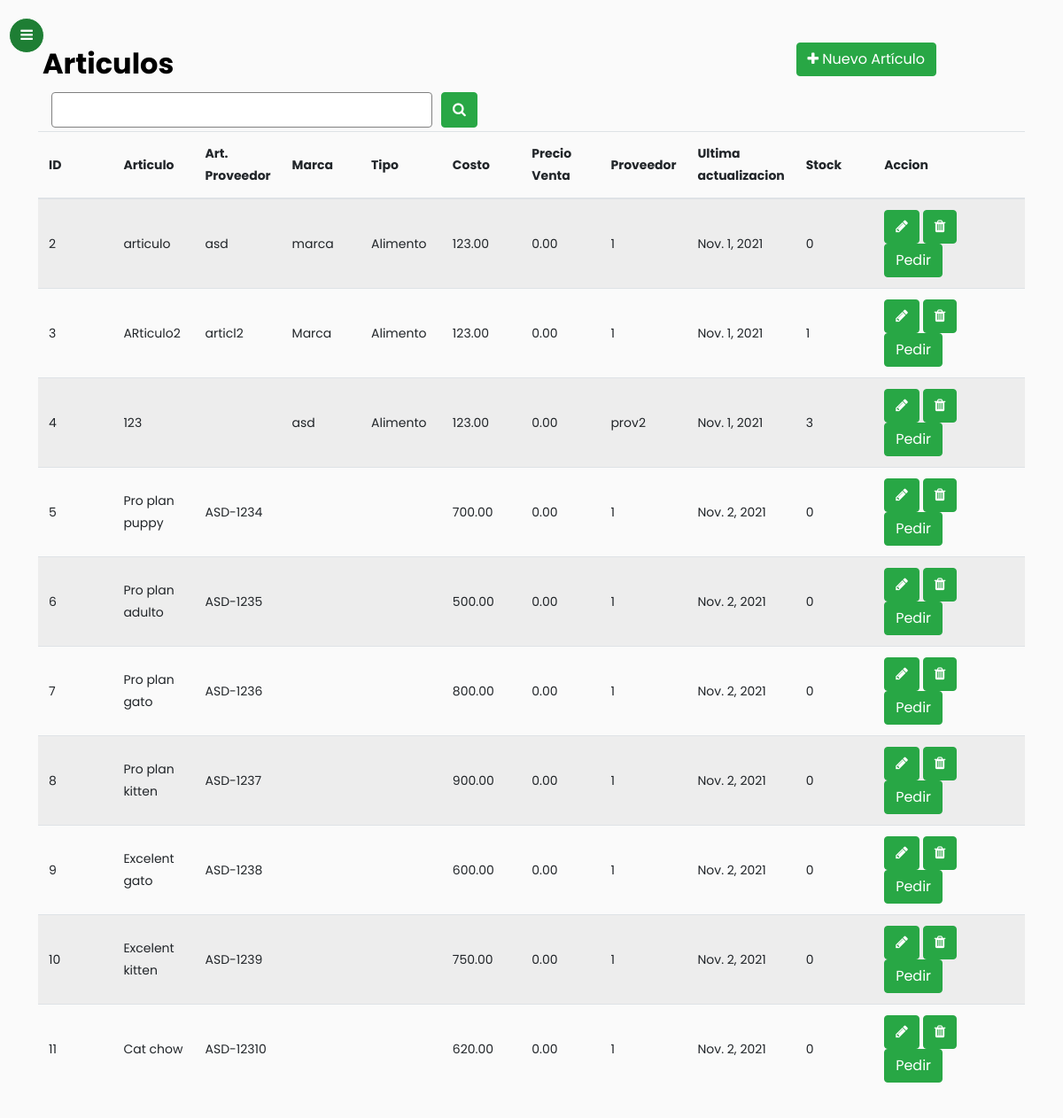
The app's page /almacenes/ (signed in), older data.
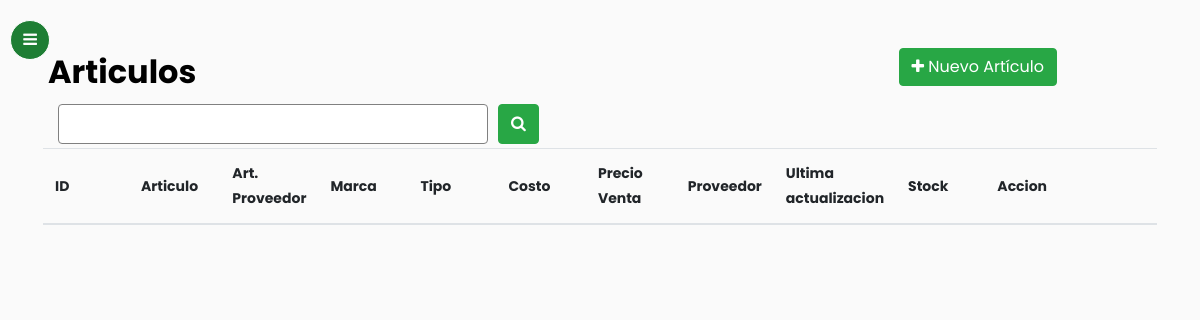
The same page, newer data.
### gestionStock/models.py (models this page shows)
class Articulos(models.Model):
    descripcion = models.TextField(max_length = 30)
    stock = models.IntegerField(default = 0)
    marca = models.TextField(max_length = 30, null= True, blank = True, default = "")
    tipo = models.TextField(max_length = 30,  choices = TIPO_CHOICES, blank= True, default = "")
    articulo_proveedor = models.TextField(max_length = 30, blank = True, default = "", null = True)
    proveedor = models.ForeignKey(Proveedores, on_delete = models.CASCADE)
    precio_costo = models.DecimalField(max_digits=14, decimal_places=2, default = 0)
    precio_vta = models.DecimalField(max_digits=14, decimal_places=2, default = 0)
    fecha_actualizacion = models.DateField(default=timezone.now)
    class Meta:
        verbose_name_plural = "Articulos"

class Proveedores(models.Model):
    razon_social = models.TextField(max_length = 30)
    cuit = models.TextField(max_length = 30)
    direccion = models.TextField(max_length = 30, blank = True, default = "")
    telefono = models.TextField(max_length = 30, blank = True, default = "")
    email = models.EmailField(blank = True, default = "")
    localidad = models.ForeignKey(Localidades, on_delete = models.CASCADE, null= True)
    class Meta:
        verbose_name_plural = "Proveedores"
    def __str__(self):
        return self.razon_social

### gestionStock/views.py (the view)
# urls.py: path('almacenes/',login_required(views.ArticulosList.as_view()), name="articulo_list"),
class ArticulosList(ListView):
    model = Articulos
    queryset = model.objects.all()
    context_object_name = "articulos"
    template_name = "almacen.html"
    paginate_by = 20
    def get_queryset(self): # new
        query = self.request.GET.get('buscar')
        print(query)
        if query:
            object_list = Articulos.objects.filter(
                Q(descripcion__icontains  = query) | Q(proveedor__razon_social__icontains=query))
        else:
            object_list = Articulos.objects.all()
        return object_list

### gestionStock/templates/almacen.html (shortened to what this page needs)
{% extends "base.html" %}
{% load static %}
{% block content %}
<div class="container-lg">
            <div class="table-title">
                <div class="row">
                    <div class="col-sm-9"><h2><b>Articulos</b></h2></div>
                    <div class="col-sm-3">
                       <a href="{% url 'articulo_create' %}"><button type="button" class="btn btn-success add-new"><i class="fa fa-plus"></i> Nuevo Artículo</button></a>
                    </div>
                </div>
            </div>
            <form method="GET">
                <div class="input-group">
                    <div class="form-row col-md-5">
                      <input id="search-focus col-sm-9" type="search" id="form" class="form-control" name="buscar"/>
                    </div>
                    <button type="submit" class="btn btn-success">
                      <i class="fa fa-search"></i>
                    </button>
                  </div>
            </form>
            <div class="form-row">
            <table class="table table-striped mt-1">
                <thead>
                    <tr>
                        <th class="align-middle col-sm-1">ID</th>
                        <th class="align-middle col-sm-1">Articulo</th>
                        <th class="align-middle col-sm-1">Art. Proveedor</th>
                        <th class="align-middle col-sm-1">Marca</th>
                        <th class="align-middle col-sm-1">Tipo</th>
                        <th class="align-middle col-sm-1">Costo</th>
                        <th class="align-middle col-sm-1">Precio Venta</th>
                        <th class="align-middle col-sm-1">Proveedor</th>
                        <th class="align-middle col-sm-1">Ultima actualizacion</th>
                        <th class="align-middle col-sm-1">Stock</th>
                        <th class="align-middle col-sm-2">Accion</th>
                    </tr>
                </thead>
                <tbody>
                    {% for articulo in articulos %}
                    <tr>
                        <td class="align-middle col-sm-1">{{articulo.id}}</td>
                        <td class="align-middle col-sm-1">{{articulo.descripcion}}</td>
                        <td class="align-middle col-sm-1">{{articulo.articulo_proveedor}}</td>
                        <td class="align-middle col-sm-1">{{articulo.marca}}</td>
                        <td class="align-middle col-sm-1">{{articulo.tipo}}</td>
                        <td class="align-middle col-sm-1">{{articulo.precio_costo}}</td>
                        <td class="align-middle col-sm-1">{{articulo.precio_vta}}</td>
                        <td class="align-middle col-sm-1">{{articulo.proveedor}}</td>
                        <td class="align-middle col-sm-1">{{articulo.fecha_actualizacion}}</td>
                        <td class="align-middle col-sm-1">{{articulo.stock}}</td>
                        <td class="align-middle col-sm-2">
                            <a href="{% url 'articulo_update' articulo.id %}"><button type="button" class="btn btn-success add-new btn-xs"><i class="fa fa-pencil fa-xs" aria-hidden="true"></i></button></a>
                            <a href="{% url 'articulo_delete' articulo.id %}"><button type="button" class="btn btn-success add-new btn-xs"><i class="fa fa-trash fa-xs" aria-hidden="true"></i></button></a>
                            <a href="{% url 'ordenCompraAdd' articulo.id %}"><button type="button" class="btn btn-success add-new btn-xs"> Pedir </button></a>
                        </td>
                    </tr>
                    {% endfor %}
                </tbody>
            </table>
</div>
{% endblock %}

Row changes from the older to the newer data that the page shows:
removed Articulos: id "2", descripcion "articulo", articulo_proveedor "asd", marca "marca", tipo "Alimento", precio_costo "123.00", precio_vta "0.00", proveedor "1", fecha_actualizacion "Nov. 1, 2021", stock "0"
removed Articulos: id "3", descripcion "ARticulo2", articulo_proveedor "articl2", marca "Marca", tipo "Alimento", precio_costo "123.00", precio_vta "0.00", proveedor "1", fecha_actualizacion "Nov. 1, 2021", stock "1"
removed Articulos: id "4", descripcion "123", marca "asd", tipo "Alimento", precio_costo "123.00", precio_vta "0.00", proveedor "prov2", fecha_actualizacion "Nov. 1, 2021", stock "3"
removed Articulos: id "5", descripcion "Pro plan puppy", articulo_proveedor "ASD-1234", precio_costo "700.00", precio_vta "0.00", proveedor "1", fecha_actualizacion "Nov. 2, 2021", stock "0"
removed Articulos: id "6", descripcion "Pro plan adulto", articulo_proveedor "ASD-1235", precio_costo "500.00", precio_vta "0.00", proveedor "1", fecha_actualizacion "Nov. 2, 2021", stock "0"
removed Articulos: id "7", descripcion "Pro plan gato", articulo_proveedor "ASD-1236", precio_costo "800.00", precio_vta "0.00", proveedor "1", fecha_actualizacion "Nov. 2, 2021", stock "0"
removed Articulos: id "8", descripcion "Pro plan kitten", articulo_proveedor "ASD-1237", precio_costo "900.00", precio_vta "0.00", proveedor "1", fecha_actualizacion "Nov. 2, 2021", stock "0"
removed Articulos: id "9", descripcion "Excelent gato", articulo_proveedor "ASD-1238", precio_costo "600.00", precio_vta "0.00", proveedor "1", fecha_actualizacion "Nov. 2, 2021", stock "0"
removed Articulos: id "10", descripcion "Excelent kitten", articulo_proveedor "ASD-1239", precio_costo "750.00", precio_vta "0.00", proveedor "1", fecha_actualizacion "Nov. 2, 2021", stock "0"
removed Articulos: id "11", descripcion "Cat chow", articulo_proveedor "ASD-12310", precio_costo "620.00", precio_vta "0.00", proveedor "1", fecha_actualizacion "Nov. 2, 2021", stock "0"
